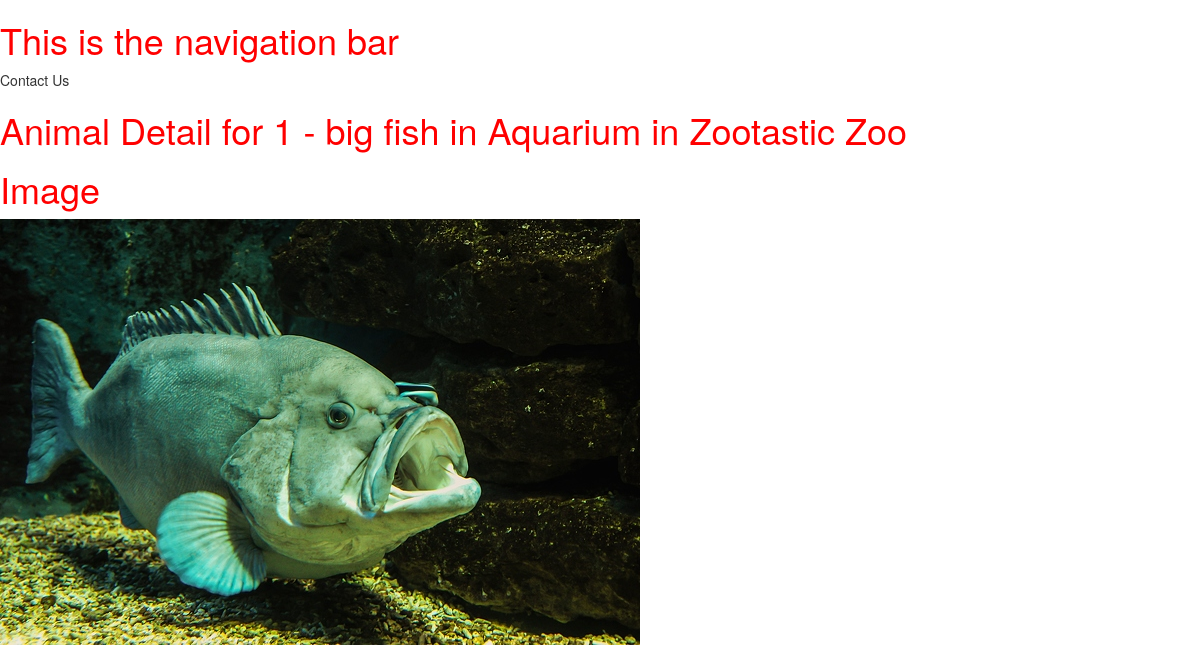
/zoo/animal/1, run on the app's committed database.
### zoo/models.py (models this page shows, shortened)
class Animal(models.Model):
	name = models.CharField(max_length=200, help_text="Enter Animal Name")
	imageFileName = models.CharField(max_length=200, help_text="Enter logo file name", null=True)
	exhibit = models.ForeignKey('Exhibit', on_delete=models.SET_NULL, null=True)
	soundFileName = models.CharField(max_length=200, help_text="Enter sound file name", null=True, blank=True)
	tricksDescription = models.TextField(max_length=1000, help_text='Enter a description of the tricks')
	dietDescription = models.TextField(max_length=1000, help_text='Enter a description of the diet')

class Exhibit(models.Model):
	name = models.CharField(max_length=200, help_text="Enter Exhbit Name")
	zoo = models.ForeignKey('Zoo', on_delete=models.SET_NULL, null=True)

class Zoo(models.Model):
	name = models.CharField(max_length=200, help_text="Enter Zoo Name")
	logoFileName = models.CharField(max_length=200, help_text="Enter logo file name", null=True)

### zoo/views.py (the view)
# urls.py: path('animal/<int:pk>', views.AnimalDetailView.as_view(), name='animalDetail'),
class AnimalDetailView(generic.DetailView):
    model = Animal

### zoo/templates/zoo/animal_detail.html
{% extends "base_generic.html" %}
{% block content %}
<h1>Animal Detail for {{ animal.id }} - {{ animal.name }} in
  {{ animal.exhibit.name }} in {{ animal.exhibit.zoo.name }}</h1>
<h1>Image</h1>
{% load static %}
<img src="{% static animal.imageFileName %}">
{% endblock %}

### zoo/static/css/styles.css (style rules this page uses)
h1 { color:red; backgroundcolor:blue; }

### data on the page
Animal: id "1", name "big fish", exhibit.name "Aquarium", exhibit.zoo.name "Zootastic Zoo", imageFileName (picture)
